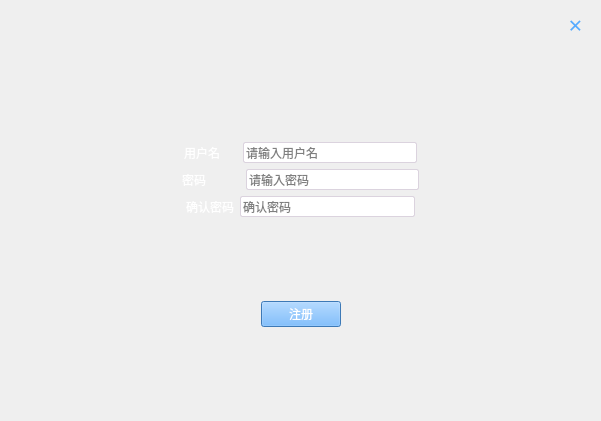
<?xml version="1.0" encoding="UTF-8"?>
<ui version="4.0">
 <class>Regsiter</class>
 <widget class="QWidget" name="Regsiter">
  <property name="geometry">
   <rect>
    <x>0</x>
    <y>0</y>
    <width>601</width>
    <height>421</height>
   </rect>
  </property>
  <property name="windowTitle">
   <string>Form</string>
  </property>
  <widget class="QWidget" name="horizontalLayoutWidget">
   <property name="geometry">
    <rect>
     <x>560</x>
     <y>4</y>
     <width>31</width>
     <height>41</height>
    </rect>
   </property>
   <layout class="QHBoxLayout" name="horizontalLayout_7">
    <item>
     <widget class="QLabel" name="label_close">
      <property name="font">
       <font>
        <family>Adobe Devanagari</family>
        <pointsize>18</pointsize>
        <weight>9</weight>
        <italic>false</italic>
        <bold>false</bold>
       </font>
      </property>
      <property name="styleSheet">
       <string notr="true">QLabel{
   color:rgb(85, 170, 255);
	font: 75 18pt &quot;Adobe Devanagari&quot;;

}
QLabel:hover{
   background-color:rgb(255,255,255,50%);
}</string>
      </property>
      <property name="text">
       <string>×</string>
      </property>
      <property name="alignment">
       <set>Qt::AlignCenter</set>
      </property>
     </widget>
    </item>
   </layout>
  </widget>
  <widget class="QWidget" name="verticalLayoutWidget">
   <property name="geometry">
    <rect>
     <x>10</x>
     <y>64</y>
     <width>581</width>
     <height>341</height>
    </rect>
   </property>
   <layout class="QVBoxLayout" name="verticalLayout_2">
    <item>
     <spacer name="verticalSpacer_3">
      <property name="orientation">
       <enum>Qt::Vertical</enum>
      </property>
      <property name="sizeHint" stdset="0">
       <size>
        <width>20</width>
        <height>40</height>
       </size>
      </property>
     </spacer>
    </item>
    <item>
     <layout class="QHBoxLayout" name="horizontalLayout_8">
      <item>
       <spacer name="horizontalSpacer_3">
        <property name="orientation">
         <enum>Qt::Horizontal</enum>
        </property>
        <property name="sizeHint" stdset="0">
         <size>
          <width>40</width>
          <height>20</height>
         </size>
        </property>
       </spacer>
      </item>
      <item>
       <widget class="QLabel" name="label_4">
        <property name="styleSheet">
         <string notr="true">QLabel{
	font: 75 16pt &quot;Adobe Caslon Pro Bold&quot;;
  background-color:rgb(0,0,0,0%);
color:rgb(255,255, 255)
}
QLabel:hover{
  background-color:rgb(0,0,0,0%);
}</string>
        </property>
        <property name="text">
         <string>用户名     </string>
        </property>
       </widget>
      </item>
      <item>
       <widget class="QLineEdit" name="lineEdit_userName">
        <property name="minimumSize">
         <size>
          <width>0</width>
          <height>18</height>
         </size>
        </property>
        <property name="font">
         <font>
          <family>微软雅黑</family>
         </font>
        </property>
        <property name="styleSheet">
         <string notr="true">QLineEdit{
  border:1px solid rgb(219, 211, 222);
  border-radius:2px;
}
QLineEdit:focus{
  border:1px solid rgb(78, 125, 255);
  border-radius:2px;
}</string>
        </property>
        <property name="text">
         <string/>
        </property>
        <property name="placeholderText">
         <string>请输入用户名</string>
        </property>
       </widget>
      </item>
      <item>
       <spacer name="horizontalSpacer">
        <property name="orientation">
         <enum>Qt::Horizontal</enum>
        </property>
        <property name="sizeHint" stdset="0">
         <size>
          <width>40</width>
          <height>20</height>
         </size>
        </property>
       </spacer>
      </item>
     </layout>
    </item>
    <item>
     <layout class="QHBoxLayout" name="horizontalLayout_21">
      <item>
       <spacer name="horizontalSpacer_27">
        <property name="orientation">
         <enum>Qt::Horizontal</enum>
        </property>
        <property name="sizeHint" stdset="0">
         <size>
          <width>40</width>
          <height>20</height>
         </size>
        </property>
       </spacer>
      </item>
      <item>
       <widget class="QLabel" name="label_14">
        <property name="styleSheet">
         <string notr="true">QLabel{
	font: 75 16pt &quot;Adobe Caslon Pro Bold&quot;;
  background-color:rgb(0,0,0,0%);
color:rgb(255,255, 255)
}
QLabel:hover{
  background-color:rgb(0,0,0,0%);
}</string>
        </property>
        <property name="text">
         <string>密码          </string>
        </property>
       </widget>
      </item>
      <item>
       <widget class="QLineEdit" name="lineEdit_pwd">
        <property name="minimumSize">
         <size>
          <width>0</width>
          <height>18</height>
         </size>
        </property>
        <property name="font">
         <font>
          <family>微软雅黑</family>
         </font>
        </property>
        <property name="styleSheet">
         <string notr="true">QLineEdit{
  border:1px solid rgb(219, 211, 222);
  border-radius:2px;
}
QLineEdit:focus{
  border:1px solid rgb(78, 125, 255);
  border-radius:2px;
}</string>
        </property>
        <property name="text">
         <string/>
        </property>
        <property name="echoMode">
         <enum>QLineEdit::Password</enum>
        </property>
        <property name="placeholderText">
         <string>请输入密码</string>
        </property>
       </widget>
      </item>
      <item>
       <spacer name="horizontalSpacer_28">
        <property name="orientation">
         <enum>Qt::Horizontal</enum>
        </property>
        <property name="sizeHint" stdset="0">
         <size>
          <width>40</width>
          <height>20</height>
         </size>
        </property>
       </spacer>
      </item>
     </layout>
    </item>
    <item>
     <layout class="QHBoxLayout" name="horizontalLayout_22">
      <item>
       <spacer name="horizontalSpacer_29">
        <property name="orientation">
         <enum>Qt::Horizontal</enum>
        </property>
        <property name="sizeHint" stdset="0">
         <size>
          <width>40</width>
          <height>20</height>
         </size>
        </property>
       </spacer>
      </item>
      <item>
       <widget class="QLabel" name="label_15">
        <property name="styleSheet">
         <string notr="true">QLabel{
	font: 75 16pt &quot;Adobe Caslon Pro Bold&quot;;
  background-color:rgb(0,0,0,0%);
color:rgb(255,255, 255)
}
QLabel:hover{
  background-color:rgb(0,0,0,0%);
}</string>
        </property>
        <property name="text">
         <string>确认密码</string>
        </property>
       </widget>
      </item>
      <item>
       <widget class="QLineEdit" name="lineEdit_pwd2">
        <property name="minimumSize">
         <size>
          <width>0</width>
          <height>18</height>
         </size>
        </property>
        <property name="font">
         <font>
          <family>微软雅黑</family>
         </font>
        </property>
        <property name="styleSheet">
         <string notr="true">QLineEdit{
  border:1px solid rgb(219, 211, 222);
  border-radius:2px;
}
QLineEdit:focus{
  border:1px solid rgb(78, 125, 255);
  border-radius:2px;
}</string>
        </property>
        <property name="text">
         <string/>
        </property>
        <property name="echoMode">
         <enum>QLineEdit::Password</enum>
        </property>
        <property name="placeholderText">
         <string>确认密码</string>
        </property>
       </widget>
      </item>
      <item>
       <spacer name="horizontalSpacer_30">
        <property name="orientation">
         <enum>Qt::Horizontal</enum>
        </property>
        <property name="sizeHint" stdset="0">
         <size>
          <width>40</width>
          <height>20</height>
         </size>
        </property>
       </spacer>
      </item>
     </layout>
    </item>
    <item>
     <spacer name="verticalSpacer_2">
      <property name="orientation">
       <enum>Qt::Vertical</enum>
      </property>
      <property name="sizeHint" stdset="0">
       <size>
        <width>20</width>
        <height>40</height>
       </size>
      </property>
     </spacer>
    </item>
    <item>
     <layout class="QHBoxLayout" name="horizontalLayout_10">
      <item>
       <spacer name="horizontalSpacer_7">
        <property name="orientation">
         <enum>Qt::Horizontal</enum>
        </property>
        <property name="sizeHint" stdset="0">
         <size>
          <width>40</width>
          <height>20</height>
         </size>
        </property>
       </spacer>
      </item>
      <item>
       <widget class="QPushButton" name="pushButton">
        <property name="font">
         <font>
          <family>Adobe 黑体 Std R</family>
          <pointsize>9</pointsize>
          <weight>50</weight>
          <italic>false</italic>
          <bold>false</bold>
         </font>
        </property>
        <property name="cursor">
         <cursorShape>PointingHandCursor</cursorShape>
        </property>
        <property name="styleSheet">
         <string notr="true">QPushButton{
	font: 9pt &quot;Adobe 黑体 Std R&quot;;
  background-color:rgb(85, 170, 255);
color:white;
}
QPushButton:hover{

  background-color:rgb(85, 170, 255);
}</string>
        </property>
        <property name="text">
         <string>注册</string>
        </property>
       </widget>
      </item>
      <item>
       <spacer name="horizontalSpacer_6">
        <property name="orientation">
         <enum>Qt::Horizontal</enum>
        </property>
        <property name="sizeHint" stdset="0">
         <size>
          <width>40</width>
          <height>20</height>
         </size>
        </property>
       </spacer>
      </item>
     </layout>
    </item>
    <item>
     <spacer name="verticalSpacer">
      <property name="orientation">
       <enum>Qt::Vertical</enum>
      </property>
      <property name="sizeHint" stdset="0">
       <size>
        <width>20</width>
        <height>40</height>
       </size>
      </property>
     </spacer>
    </item>
   </layout>
  </widget>
  <widget class="QLabel" name="label">
   <property name="geometry">
    <rect>
     <x>10</x>
     <y>0</y>
     <width>16</width>
     <height>16</height>
    </rect>
   </property>
   <property name="text">
    <string/>
   </property>
   <property name="textInteractionFlags">
    <set>Qt::TextSelectableByMouse</set>
   </property>
  </widget>
 </widget>
 <resources/>
 <connections/>
</ui>
